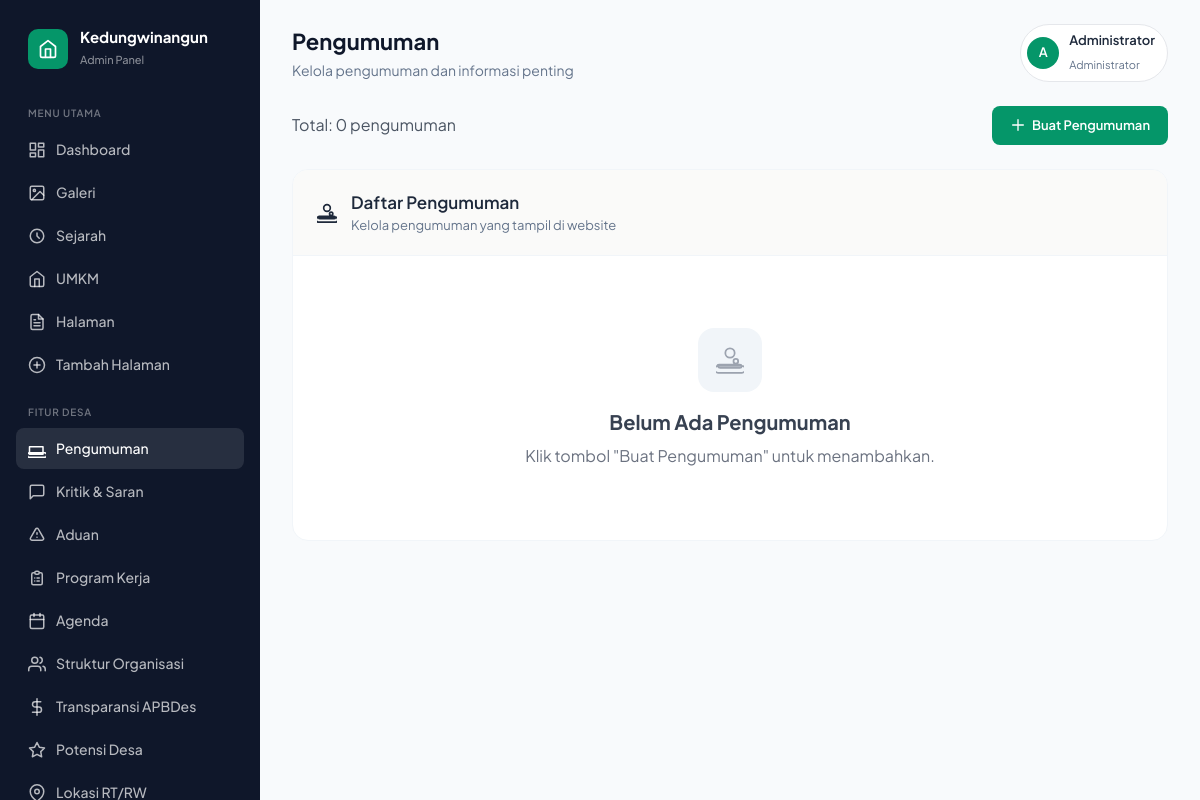
Page /admin/pengumuman (signed in) on the earlier database version.
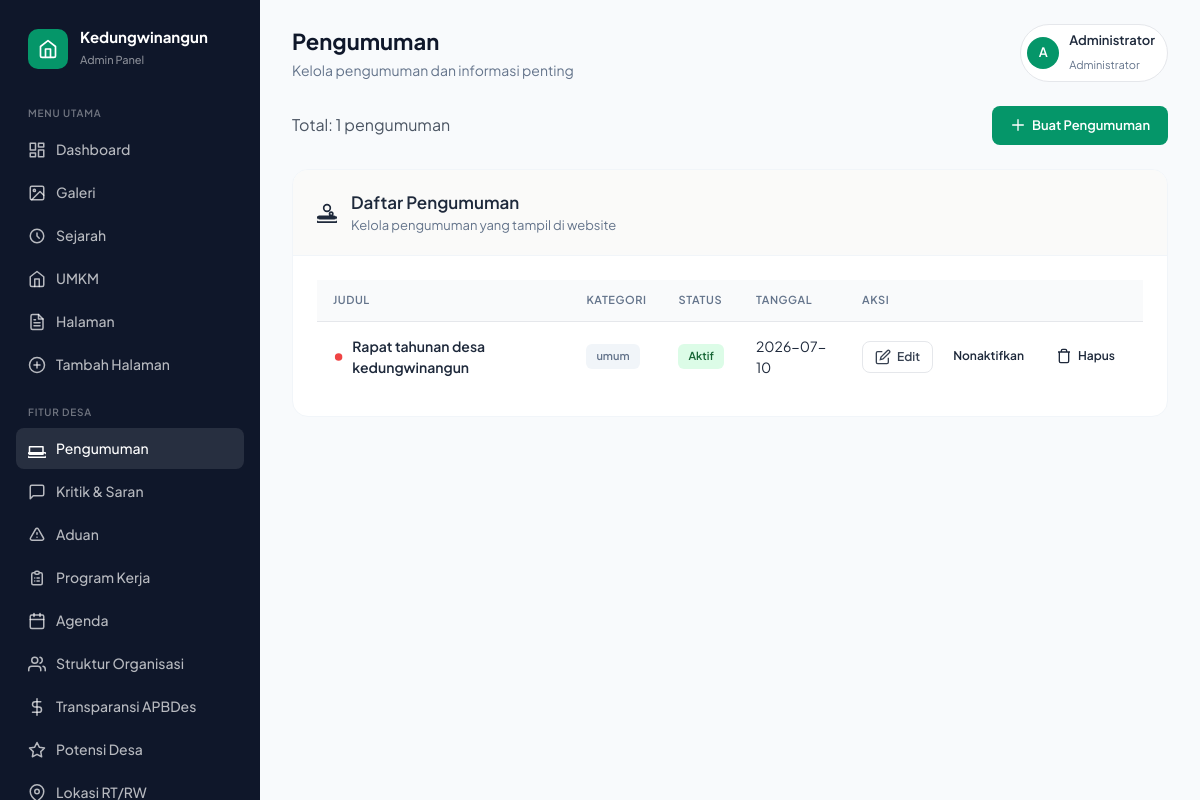
Same page on the later database version.
### tables this page shows
CREATE TABLE pengumuman (
                id INTEGER PRIMARY KEY AUTOINCREMENT,
                judul TEXT NOT NULL,
                isi TEXT NOT NULL,
                kategori TEXT DEFAULT 'umum',
                is_penting INTEGER DEFAULT 0,
                lampiran TEXT,
                author TEXT DEFAULT 'Pemerintahan Desa',
                aktif INTEGER DEFAULT 1,
                created_at TIMESTAMP DEFAULT CURRENT_TIMESTAMP,
                updated_at TIMESTAMP DEFAULT CURRENT_TIMESTAMP
            );

### routes/admin.py (the view)
@admin_bp.route("/pengumuman")
@admin_required
def pengumuman():
    try:
        from models import get_all_pengumuman
        pengumuman_list = get_all_pengumuman()
        return render_template("admin/pengumuman.html", pengumuman_list=pengumuman_list)
    except Exception as e:
        logger.error(f"Error loading pengumuman page: {str(e)}")
        flash_error('Terjadi kesalahan saat memuat halaman pengumuman')
        return redirect(url_for('admin.dashboard'))

### app.py (called while the page is built)
@app.context_processor
def inject_openrouter_key():
    return {
        'openrouter_api_key': environ.get('OPENROUTER_API_KEY', '')
    }

@app.context_processor
def inject_custom_pages():
    from models import get_all_pages
    return {'custom_pages_nav': get_all_pages()}

@app.context_processor
def inject_csrf_token():
    from flask import session
    if '_csrf_token' not in session:
        session['_csrf_token'] = secrets.token_hex(32)
    return {'csrf_token': session['_csrf_token']}

### errors.py (called while the page is built)
def admin_required(func):
    @functools.wraps(func)
    def wrapper(*args, **kwargs):
        from flask import session
        if not session.get('user_logged_in'):
            flash_error('Silakan login terlebih dahulu.', 'error')
            return redirect(url_for('public.login'))
        if session.get('user_role') != 'admin':
            flash_error('Halaman ini hanya untuk Administrator.', 'error')
            return redirect(url_for('public.index'))
        return func(*args, **kwargs)
    return wrapper

### models.py (called while the page is built)
def get_db_connection():
    conn = sqlite3.connect(Config.DB_NAME)
    conn.row_factory = sqlite3.Row
    return conn

### templates/admin/pengumuman.html (shortened to what the changed rows need)
{% extends 'admin/base.html' %}
{% block page_title %}Pengumuman{% endblock %}
{% block content %}
<div class="space-y-6">
    <div class="flex items-center justify-between">
        <p class="text-gray-600">Total: {{ pengumuman_list|length }} pengumuman</p>
        <a href="{{ url_for('admin.add_pengumuman_route') }}" class="btn btn-primary">
            <svg width="20" height="20" fill="none" stroke="currentColor" viewBox="0 0 24 24">
                <path stroke-linecap="round" stroke-linejoin="round" stroke-width="2" d="M12 4v16m8-8H4"/>
            </svg>
            Buat Pengumuman
        </a>
    </div>
    <div class="card-section animate-in">
        <div class="card-section-header">
            <div>
                <h2>Daftar Pengumuman</h2>
            </div>
        </div>
        <div class="card-section-body">
            {% if pengumuman_list %}
            <div class="table-wrap">
                <table>
                    <thead>
                        <tr>
                            <th>Judul</th>
                            <th>Kategori</th>
                            <th>Status</th>
                            <th>Tanggal</th>
                            <th>Aksi</th>
                        </tr>
                    </thead>
                    <tbody>
                        {% for item in pengumuman_list %}
                        <tr>
                            <td>
                                <div class="flex items-center gap-2">
                                    {% if item.is_penting %}
                                    <svg width="14" height="14" viewBox="0 0 24 24" fill="#ef4444"><circle cx="12" cy="12" r="8"/></svg>
                                    {% endif %}
                                    <span class="font-semibold">{{ item.judul }}</span>
                                </div>
                            </td>
                            <td>
                                <span class="badge {% if item.kategori == 'penting' %}badge-red{% elif item.kategori == 'kegiatan' %}badge-blue{% elif item.kategori == 'bantuan' %}badge-yellow{% else %}badge-gray{% endif %}">
                                    {{ item.kategori }}
                                </span>
                            </td>
                            <td>
                                {% if item.aktif %}
                                <span class="badge badge-green">Aktif</span>
                                {% else %}
                                <span class="badge badge-gray">Nonaktif</span>
                                {% endif %}
                            </td>
                            <td>{{ item.created_at[:10] if item.created_at else '-' }}</td>
                            <td>
                                <div class="flex gap-2">
                                    <a href="{{ url_for('admin.edit_pengumuman_route', pengumuman_id=item.id) }}" class="btn btn-sm btn-outline">
                                        <svg width="14" height="14" viewBox="0 0 24 24" fill="none" stroke="currentColor" stroke-width="2"><path d="M11 4H4a2 2 0 00-2 2v14a2 2 0 002 2h14a2 2 0 002-2v-7"/><path d="M18.5 2.5a2.121 2.121 0 013 3L12 15l-4 1 1-4 9.5-9.5z"/></svg>
                                        Edit
                                    </a>
                                    <form method="POST" action="{{ url_for('admin.toggle_pengumuman_route', pengumuman_id=item.id) }}" style="display:inline;">
                                        <button type="submit" class="btn btn-sm {% if item.aktif %}btn-warning{% else %}btn-success{% endif %}">
                                            {% if item.aktif %}Nonaktifkan{% else %}Aktifkan{% endif %}
                                        </button>
                                    </form>
                                    <form method="POST" action="{{ url_for('admin.delete_pengumuman_route', pengumuman_id=item.id) }}" onsubmit="return confirm('Hapus pengumuman ini?')">
                                        <button type="submit" class="btn btn-sm btn-danger">
                                            <svg width="14" height="14" viewBox="0 0 24 24" fill="none" stroke="currentColor" stroke-width="2"><polyline points="3 6 5 6 21 6"/><path d="M19 6v14a2 2 0 01-2 2H7a2 2 0 01-2-2V6m3 0V4a2 2 0 012-2h4a2 2 0 012 2v2"/></svg>
                                            Hapus
                                        </button>
                                    </form>
                                </div>
                            </td>
                        </tr>
                        {% endfor %}
                    </tbody>
                </table>
            </div>
            {% else %}
            <div class="p-12 text-center">
                <div class="empty-icon" style="margin: 0 auto 16px;">
                </div>
                <h3 class="text-xl font-bold text-gray-700 mb-2">Belum Ada Pengumuman</h3>
                <p class="text-gray-500">Klik tombol "Buat Pengumuman" untuk menambahkan.</p>
            </div>
            {% endif %}
        </div>
    </div>
</div>
{% endblock %}

Differences in the rows shown:
added pengumuman: is_penting 1 (drawn), judul "Rapat tahunan desa kedungwinangun", kategori "umum", aktif "Aktif", created_at "2026-07-10"
Other differences:
{{ pengumuman_list|length }}: "0" → "1"
text no longer shown: "Belum Ada Pengumuman Klik tombol \"Buat Pengumuman\" untuk menambahkan."
text now shown: "JUDUL KATEGORI STATUS TANGGAL AKSI"
